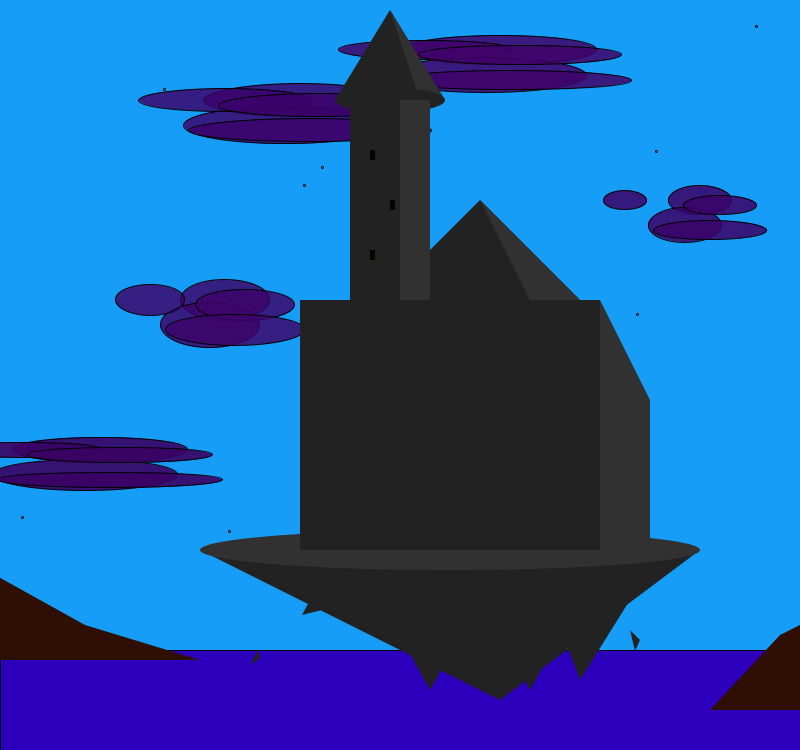
Frame 1 (no input)
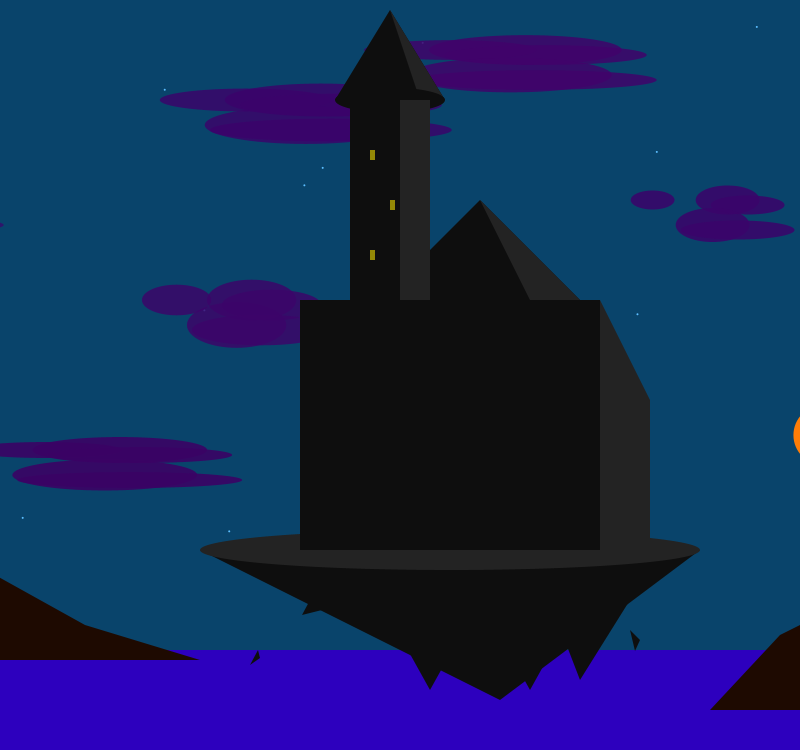
Frame 60 (the mouse pressed at the canvas centre just before this capture)
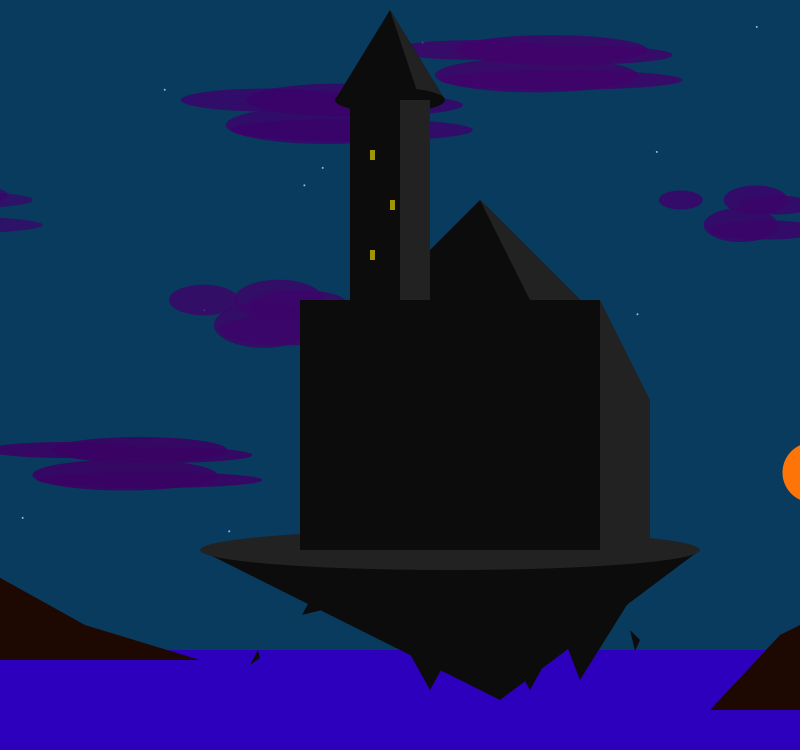
Frame 120 (the mouse held since frame 60 and released just before this capture)

The Processing sketch that drew these frames (run headless with seeded random() and noise(); from frame 60 on, the mouse is pressed at the canvas centre):

// Processing sketch: processing_136605
// ── processing_136605.pde

ArrayList<Sphere> manySpheres;

//weather info in 18.5
// Sun Variables
float chance = random(0,50);
int sunRadius = 60;     
int xStart = -sunRadius; 
int yStart = 20;         
float xSun = xStart;     
float ySun = yStart;    

// Arc variables
float t = 0;   
float duration = 60 * 1000;
float conversionFactor = 2 * 3.14 / duration;

Cloud cloudOne,cloudTwo,cloudThree,cloudFour,cloudFive,cloudSix,cloudSeven;
Star starOne,starTwo,starThree,starFour,starFive,starSix,starSeven,starEight;
void setup(){
size(800,750);
background (33,0,161);
 cloudOne = new Cloud(500,50,random(0.3,0.8));
 cloudTwo = new Cloud(700,200,random(0.3,0.8));
 cloudThree = new Cloud(300,100,random(0.3,0.8));
 cloudFour = new Cloud(100,450,random(0.3,0.8));
 cloudFive = new Cloud(225,300,random(0.3,0.8));
 cloudSix = new Cloud(-150,195,random(0.3,0.8));
 cloudSeven = new Cloud(-200,335,random(0.3,0.8));
 starOne = new Star(random(50,750),random(50,700));
 starTwo = new Star(random(50,750),random(50,700));
 starThree = new Star(random(50,750),random(50,700));
 starFour = new Star(random(50,750),random(50,700));
 starFive = new Star(random(50,750),random(50,700));
 starSix = new Star(random(50,750),random(50,700));
 starSeven = new Star(random(50,750),random(50,700));
 starEight = new Star(random(50,750),random(50,700));
  manySpheres = new ArrayList<Sphere>();
}

void draw()
{
  //sky color variables
  float skyColorR = map(ySun,0,height,23,0);
  float skyColorG = map(ySun,0,height,162,0);
  float skyColorB = map(ySun,0,height,255,0);
  //window color variables
  float winColorR = map(ySun,0,height,0,255);
  float winColorG = map(ySun,0,height,0,236);
  float winColorB = map(ySun,0,height,0,12);
  //sun color variables
  float sunColorR = map(ySun,0,height,255,255);
  float sunColorG = map(ySun,0,height,231,50);
  float sunColorB = map(ySun,0,height,18,0);
  //castle color variables: darks
  float casDColor = map(ySun,0,height,35,0);
  //castle color variables: lights
   float casLColor = map(ySun,0,height,50,25);
   //landscape color variables
     float lanColorR = map(ySun,0,height,48,18);
  float lanColorG = map(ySun,0,height,16,6);
  float lanColorB = map(ySun,0,height,2,1);
   
  // Refresh background
  background(skyColorR,skyColorG,skyColorB);
  
  // Draw the sun
  fill(sunColorR,sunColorG,sunColorB);
  ellipse(xSun, ySun, sunRadius, sunRadius);

 
  
  //sun functions
  t = millis() * conversionFactor;

  float Rx = width/2 + sunRadius/2;
  float Ry = height/2 - sunRadius/2;
  float centerX = width/2;
  float centerY = height/2;
  
  xSun = cos(t) * Rx + centerX;
  ySun = sin(t) * Ry + centerY;
  
  //calls cloud/star functions
   starOne.makeStar();
   starTwo.makeStar();
   starThree.makeStar();
   starFour.makeStar();
   starFive.makeStar();
   starSix.makeStar();
   starSeven.makeStar();
   starEight.makeStar();
   cloudOne.makeCloud();
   cloudTwo.makeCloud();
   cloudThree.makeCloud();
   cloudFour.makeCloud();
   cloudFive.makeCloud();
   cloudSix.makeCloud();
   cloudSeven.makeCloud();
   fill(45,0,190);
     for(int i=0;i<manySpheres.size();i++){
    Sphere tempSphere = manySpheres.get(i);
    tempSphere.run();
  }
   //horizon
   fill(45,0,190);
  rect(0,650,800,100);
  //castle
  float y,ymo;
  y = 0;
  ymo = 1.5;
  
 
  fill(casDColor);
    noStroke();
    triangle(380, y+300, 580, y+300, 480, y+200);
    triangle(630, y+630, 635, y+651, 640, y+640);
    triangle(200, y+550, 700, y+550, 500, y+700);
    triangle(430, y+690, 380, y+600, 480, y+600);
    triangle(530, y+690, 480, y+600, 580, y+600);
    triangle(580, y+680, 530, y+550, 630, y+600);
    triangle(310, y+600, 330, y+608, 302, y+615);
    triangle(258, y+650, 260, y+658, 250, y+665);
    fill(casDColor);
    triangle(335, y+100, 445, y+100, 390, y+10);
    fill(casLColor);
    triangle(420, y+100, 445, y+100, 390, y+10);
    fill(casDColor);
    ellipse(390, y+100, 110, 25);
    fill(casLColor);
    triangle(580, y+300, 580, y+400, 480, y+200);
    ellipse(450, y+550, 500, 40);
    noStroke();
    fill(casDColor);
    rect(350, y+100, 80, 300);
    fill(casLColor);
    rect(400, y+100, 30, 300);
    fill(casDColor);
    rect(300, y+300, 300, 250);
    noStroke();
    fill(casLColor);
    quad(600, y+300, 650, y+400, 650, y+550, 600, y+550);
    fill(winColorR, winColorG, winColorB);
    rect(370, y+150, 5, 10);
    rect(390, y+200, 5, 10);
    rect(370, y+250, 5, 10);
    
   //Landscape
   fill(lanColorR,lanColorG,lanColorB);
   quad(-50,550,85,625,200,660,-50,660);
   quad(850,600,780,635,710,710,850,710);
 /*  Will draw rain
    if(chance>5){
    
    float x = random(0,1000);
    float Y = random(-50,-25);
    float d = random(2,5);
    
    manySpheres.add(new Sphere(x,Y,d));
}
loop();
       
*/    
}


  

////////////////////////////////////////
class Cloud{
  
  float pX,pY,x,y,r,g,b,t,cS;
  
 Cloud(float parameterX, float parameterY, float cloudSpeed){
 pX = parameterX;
 pY = parameterY;
 x = random(50,200);
 y = random(25,45);
 r = random(58,65);
 g = random(2,5);
 b = random(100,115);
 t = random(180,245);
 cS = cloudSpeed;
 }
void makeCloud(){
  fill(r,g,b,t);
  ellipse(pX,pY,x,y); 
  ellipse(pX-15,pY+25,x+10,y+5);
  ellipse(pX-75,pY,x-20,y-10);
  ellipse(pX+20,pY+5,x+10,y-10);
  ellipse(pX+10,pY+30,x+50,y-10);
  pX = pX + cS;
  if (pX > 1000) { 
  pX = -200; 
 }
}
}
/////////////////////////
class Star{
  float pX,pY;
  Star(float parameterX, float parameterY){
    pX = parameterX;
    pY = parameterY;
  }
  void makeStar(){
    //Star brightness variables
  float starColorR = map(ySun,300,height,23,255);
  float starColorG = map(ySun,300,height,162,255);
  float starColorB = map(ySun,300,height,255,255);
    fill(starColorR,starColorG,starColorB);
    ellipse(pX,pY,2,2);
    ellipse(pX+200,pY+300,2,2); 
    ellipse(pX-1750,pY-200,2,2);
    ellipse(pX-300,pY+350,2,2); 
    ellipse(pX+100,pY-125,2,2);
  }
}
//////////////////////////////
class Sphere{
  float x,y,d,xmo,ymo;;
  
 Sphere(float parameterX,float parameterY,float parameterD){
   x = parameterX;
   y = parameterY;
   d = parameterD;
   xmo= -.50; 
   ymo= 1.5;
   
   
 } 
  void run(){
    makeSphere();
    moveSphere();

  }
 void makeSphere(){
   fill(45,0,190);
   ellipse(x,y,d,d);
   fill(136,180,255);
   ellipse(x+2,y-2,d-3,d-3);
 }
 void moveSphere(){
    x+=xmo;
    y+=ymo;
 }
}
///////////////////////
